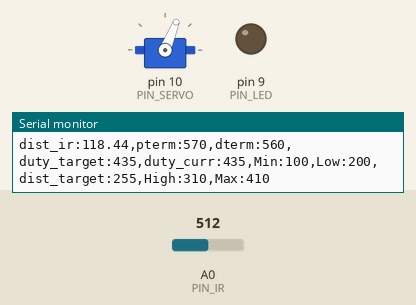
This sketch was run on a simulated Arduino Uno, built with avr-gcc and run on an emulated ATmega328P. On the bench: servo, output pins drawn as LEDs (lit = HIGH), the last lines printed to the serial monitor. The inputs (shaded band) are chosen by the test bench; at power-on: A0 (PIN_IR) = 512.

Above: at 1.2 s.
1.3 s: A0 (PIN_IR) set to 400
3.1 s: A0 (PIN_IR) set to 306
6.1 s: A0 (PIN_IR) set to 122
At 6.9 s:
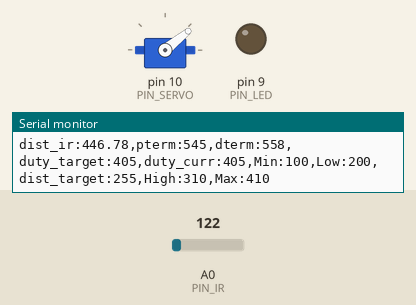
7.6 s: A0 (PIN_IR) set to 0
At 8.0 s:
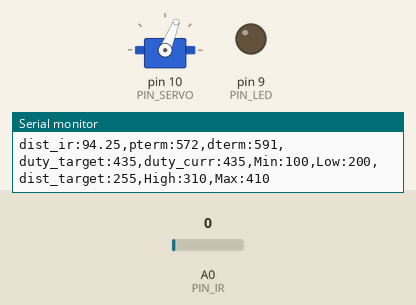
Timing chart, 0 to 10.1 s (numbered marks = the images above; inputs shaded):
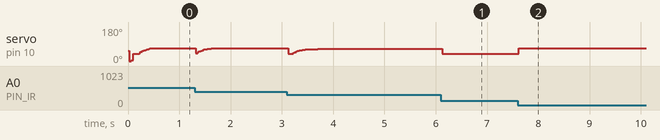

The sketch:

20_example_4.ino.ino
```cpp
#include <Servo.h>

/////////////////////////////
// Configurable parameters //
/////////////////////////////

// Arduino pin assignment
#define PIN_LED 9
#define PIN_SERVO 10
#define PIN_IR A0

// Framework setting
#define _DIST_TARGET 255
#define _DIST_MIN 10
#define _DIST_MAX 410

// Distance sensor
#define _DIST_ALPHA 0.2

// Servo range
#define _DUTY_MIN 950
#define _DUTY_NEU 1100
#define _DUTY_MAX 1250

// Servo speed control
#define _SERVO_ANGLE 10
#define _SERVO_SPEED 500

// Event periods
#define _INTERVAL_DIST 20
#define _INTERVAL_SERVO 20
#define _INTERVAL_SERIAL 100

// PID parameters
#define _KP 1.5
#define _KD 60
#define _INTERVAL_DIST 30
#define DELAY_MICROS 100
#define EMA_ALPHA 0.2

//////////////////////
// global variables //
//////////////////////

// Servo instance
Servo myservo;
// Distance sensor
float dist_target;
float dist_raw, dist_ema, filtered_dist, alpha, dist_cali;

// Event periods
unsigned long last_sampling_time_dist, last_sampling_time_servo, last_sampling_time_serial;
bool event_dist, event_servo, event_serial;

// Servo speed control
int duty_chg_per_interval;
int duty_target, duty_curr, duty_neutral;

// PID variables
float error_curr, error_prev, control, pterm, dterm, iterm;
float ema_dist = 0;
float samples_num = 3;

int a, b; // unit: mm

void setup() {
// initialize GPIO pins for LED and attach servo
  pinMode(PIN_LED, OUTPUT);
  myservo.attach(PIN_SERVO);
// initialize global variables
  last_sampling_time_dist = last_sampling_time_servo = last_sampling_time_serial = 0;
  event_dist = event_servo = event_serial = false;
  dist_target = _DIST_TARGET;
  duty_neutral = _DUTY_NEU;

  a = 68;
  b = 490;
  error_curr = error_prev = 0;

// move servo to neutral position
  myservo.writeMicroseconds(_DUTY_NEU);
// initialize serial port
  Serial.begin(57600);
// convert angle speed into duty change per interval.
  duty_chg_per_interval = int((_DUTY_MAX - _DUTY_MIN) * (_SERVO_SPEED / _SERVO_ANGLE) * (float(_INTERVAL_SERVO) / 1000.0));
}


void loop() {
/////////////////////
// Event generator //
/////////////////////
  unsigned long time_curr = millis();
  if(time_curr >= last_sampling_time_dist + _INTERVAL_DIST) {
    last_sampling_time_dist += _INTERVAL_DIST;
    event_dist = true;
  }
  if(time_curr >= last_sampling_time_servo + _INTERVAL_SERVO) {
    last_sampling_time_servo += _INTERVAL_SERVO;
    event_servo = true;
  }
  if(time_curr >= last_sampling_time_serial + _INTERVAL_SERIAL) {
    last_sampling_time_serial += _INTERVAL_SERIAL;
    event_serial = true;
  }


////////////////////
// Event handlers //
////////////////////

  if(event_dist) {
    event_dist = false;
  // get a distance reading from the distance sensor
    float ir_filtered_dist = filtered_ir_distance();

  // PID control logic
    error_curr = dist_target - ir_filtered_dist;
    pterm = _KP * error_curr;
    dterm = _KD * (error_curr - error_prev);
    control = pterm + dterm;

  // duty_target = f(duty_neutral, control)
    duty_target = _DUTY_NEU + control;

  // keep duty_target value within the range of [_DUTY_MIN, _DUTY_MAX]
    if (duty_target < _DUTY_MIN) {
      duty_target = _DUTY_MIN;
    }else if (duty_target > _DUTY_MAX) {
      duty_target = _DUTY_MAX;
    }
    error_prev = error_curr;
  }


  if(event_servo) {
    event_servo = false;
    // adjust duty_curr toward duty_target by duty_chg_per_interval
    if(duty_target > duty_curr) {
      duty_curr += duty_chg_per_interval;
      if(duty_curr > duty_target) duty_curr = duty_target;
    }
    else {
      duty_curr -= duty_chg_per_interval;
      if(duty_curr < duty_target) duty_curr = duty_target;
    }

    // update servo position
    myservo.writeMicroseconds(duty_curr);
    delay(5);
  }

  if(event_serial) {
    event_serial = false;
    Serial.print("dist_ir:");
    Serial.print(ema_dist);
    Serial.print(",pterm:");
    Serial.print(map(pterm,-1000,1000,510,610));
    Serial.print(",dterm:");
    Serial.print(map(dterm,-1000,1000,510,610));
    Serial.print(",duty_target:");
    Serial.print(map(duty_target, 1000, 2000, 410, 510));
    Serial.print(",duty_curr:");
    Serial.print(map(duty_curr, 1000, 2000, 410, 510));
    Serial.println(",Min:100,Low:200,dist_target:255,High:310,Max:410");
    // Serial.print(",dist_ema:");
    // Serial.println(dist_ema);
  }
}

float ir_distance(void)
{
  float val;
  float volt = float(analogRead(PIN_IR));
  val = ((6762.0/(volt-9.0))-4.0) * 10.0;
  return val;
}

float under_noise_filter(void){
  int currReading;
  int largestReading = 0;
  for (int i = 0; i < samples_num; i++) {
    currReading = ir_distance();
    if (currReading > largestReading) { largestReading = currReading; }
    // Delay a short time before taking another reading
    delayMicroseconds(DELAY_MICROS);
  }
  return largestReading;
}

float filtered_ir_distance(void){
  int currReading;
  int lowestReading = 1024;
  for (int i = 0; i < samples_num; i++) {
    currReading = under_noise_filter();
    if (currReading < lowestReading) { lowestReading = currReading; }
  }
  dist_cali = 100 + 300.0 / (b - a) * (lowestReading - a);
  ema_dist = EMA_ALPHA*dist_cali + (1-EMA_ALPHA)*ema_dist;
  return ema_dist;
}
```

Measured:
- after the input at 6.1 s, servo on pin 10 (PIN_SERVO): 64° → 39° at once
- after the input at 7.6 s, servo on pin 10 (PIN_SERVO): 39° → 68° at once
